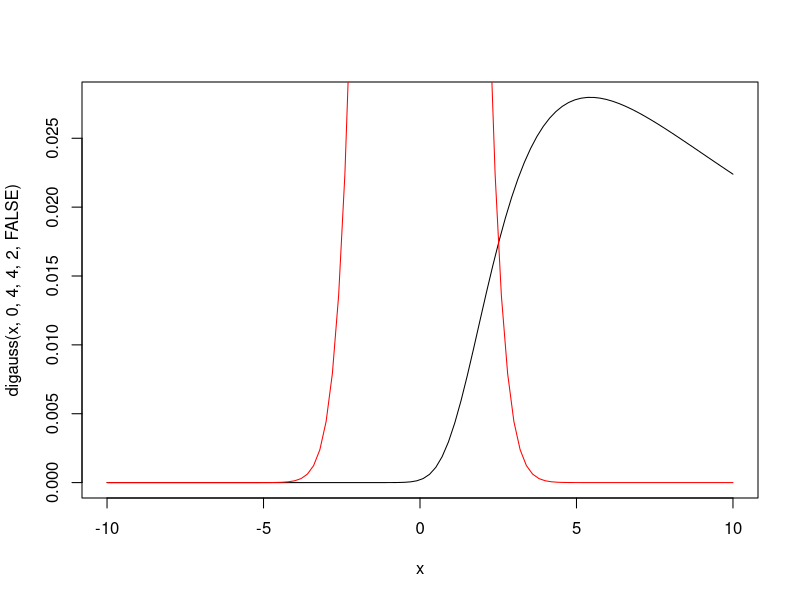

R code for this plot:
# Normal-inverse Gaussian distribution

digauss = function(x, mu, alpha, beta, delta, log = TRUE){
    gamma = sqrt(alpha^2 - beta^2)
    out = log(alpha) + log(delta) + log(besselK(alpha*sqrt(delta^2+(x-mu)^2) , 1)) -
        log(pi) - 0.5*log(delta^2+(x-mu)^2) + delta*gamma + beta*(x-mu)
    if (log)
        return (out)
    return (exp(out))
    }

# standard normal
x = seq(-10, 10, length=100)
plot(x, digauss(x, 0, 4, 4, 2, FALSE), type='l')
curve(dnorm(x, 0, 1), add = TRUE, col='red')
